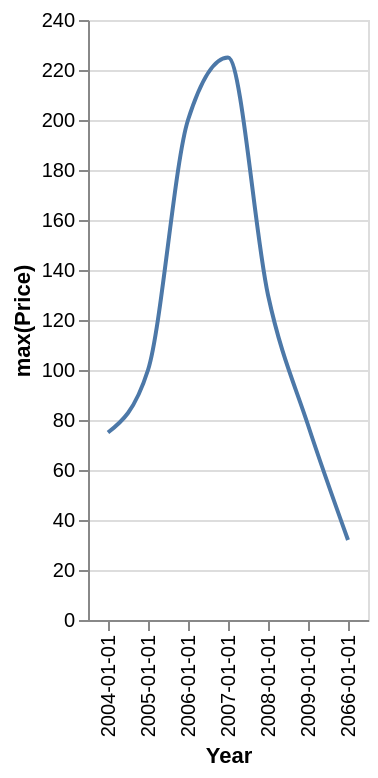

The Vega-Lite source for this figure:
### Vega-Lite specification from a JSON file in a GitHub repository (floating-point values rounded to 4 significant figures)
{"data": {"values": [{"x_data": "2004-01-01", "y_data": 75}, {"x_data": "2005-01-01", "y_data": 100}, {"x_data": "2006-01-01", "y_data": 200}, {"x_data": "2007-01-01", "y_data": 225}, {"x_data": "2008-01-01", "y_data": 130}, {"x_data": "2009-01-01", "y_data": 78}, {"x_data": "2066-01-01", "y_data": 32}]}, "mark": {"type": "line", "interpolate": "monotone"}, "encoding": {"x": {"field": "x_data", "type": "nominal", "title": "Year", "sort": "ascending"}, "y": {"field": "y_data", "type": "quantitative", "title": "max(Price)"}}}
